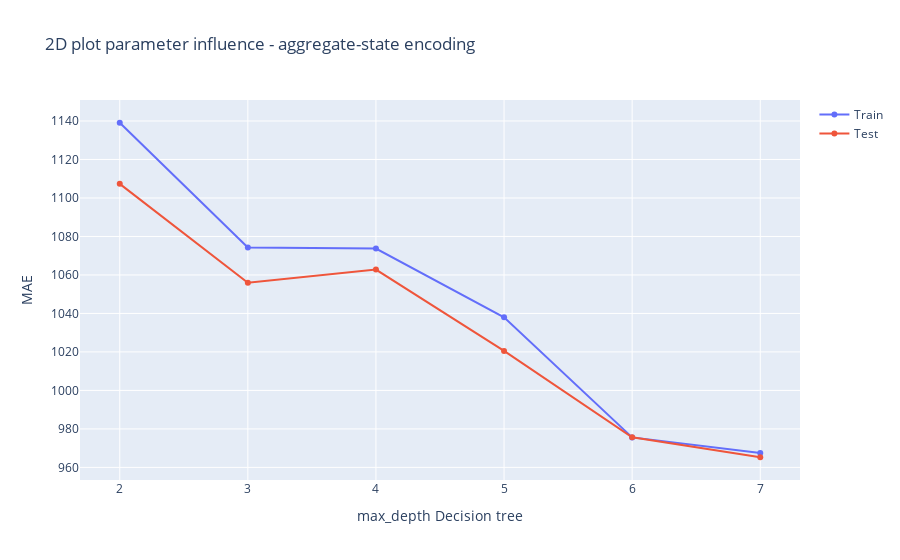

Notebook code for this chart:
### Markdown cell above
## Decision tree regression with Aggregate-State Encoding

### Code cell
# Define the K folds
nk = 10
kf = KFold(n_splits=nk, random_state=0, shuffle=True)

# Set the search space of the parameters min_samples_leaf and max_depth
max_depths_range = np.arange(2, 8)
samples_leaf_range = np.arange(1, 50, 10)

# Set the grid to save MAE for each parameter combination
training_MAE = np.zeros((nk , len(max_depths_range), len(samples_leaf_range)))
test_MAE = np.zeros((nk , len(max_depths_range), len(samples_leaf_range)))

# Loop through parameter ranges and calculate MAE
i = 0 # KFold counter
for train_index , val_index in kf.split(X_train_ag):
    X_t, X_val = X_train_ag.iloc[train_index], X_train_ag.iloc[val_index]
    y_t, y_val = y_train_ag.iloc[train_index], y_train_ag.iloc[val_index]
    j = 0 # max_depth counter
    for depth in max_depths_range:
        k = 0 # min_samples counter
        for samples in samples_leaf_range:
            # Train the decision tree with the parameter combination
            dtree_reg = DecisionTreeRegressor(min_samples_leaf=samples, max_depth=depth)
            dtree_reg.fit(X_t, y_t)
            # Calculate the MAE on the validation data
            y_pred = dtree_reg.predict(X_val)
            training_MAE[i][j][k] = mean_absolute_error(y_val, y_pred)
            # Make predictions for the test data
            test_prediction = dtree_reg.predict(X_test_ag)
            test_MAE[i][j][k] = mean_absolute_error(y_test_ag, test_prediction)
            k += 1
        j += 1
    i += 1

# Get the index of the highest MAE from the MAE grid and translate it to optimal parameters
depth_index, samples_index = list(np.unravel_index(np.argmin(np.mean(training_MAE, axis=0)), np.array(training_MAE).shape))[1:]
best_max_depth, best_sample_leafs = max_depths_range[depth_index], samples_leaf_range[samples_index]

print(
    '\n\033[1m' + 'The optimal parameters based on MAE is:' + '\033[0m' + '\nmax_depth: {} \nmin_samples_leaf: {}'
    .format(
        best_max_depth,
        best_sample_leafs
    ))

# Plot 2d graph showing the influence of max_depth on training and testing MAE
fig = go.Figure()
fig.add_trace(go.Scatter(x=max_depths_range, y=np.mean(np.mean(training_MAE , axis = 0), axis=1), mode='lines+markers', name='Train')) 
fig.add_trace(go.Scatter(x=max_depths_range, y=np.mean(np.mean(test_MAE , axis = 0), axis=1), mode='lines+markers', name='Test'))
fig.update_layout(
    title="2D plot parameter influence - aggregate-state encoding",
    xaxis_title="max_depth Decision tree",
    yaxis_title="MAE"
)
fig.show()

# Create a dataframe of the cross validated accuracies based on parameter combinations
plotting_data = pd.DataFrame(data={
    'max_depth': [depth for depth in max_depths_range for n_leaf in range(len(samples_leaf_range))],
    'min_samples_leaf': np.tile(samples_leaf_range, len(max_depths_range)),
    'MAE': np.mean(training_MAE, axis=0).flatten(), # Take mean f1 of cross validations and flatten it
})

# Create 3D plot to show how the selected parameters affect the performance
fig = plt.figure(figsize=(16, 12))
plot = fig.add_subplot(projection='3d')
plot.scatter(plotting_data['max_depth'], plotting_data['min_samples_leaf'], plotting_data['MAE'])
plot.set_xlabel('max_depth')
plot.set_ylabel('min_samples_leaf')
plot.set_zlabel('MAE')
plt.title(label="3D plot parameter influence", fontsize=28)
plt.show()

# Compute the performance of the model on your held-out test data
prediction = DecisionTreeRegressor(min_samples_leaf=best_sample_leafs, max_depth=best_max_depth).fit(X_train_ag, y_train_ag).predict(X_test_ag)

print(
    '\n\033[1m' +'\nThe performance of the model on the heldout data is:' + '\033[0m' +' \nMSE: {}\nr2_score: {}\nMAE: {}\nRMSE: {}'
    .format(
        mean_squared_error(y_test_ag, prediction),
        r2_score(y_test_ag, prediction),
        mean_absolute_error(y_test_ag, prediction),
        mean_squared_error(y_test_ag, prediction, squared=True)
    )
)

### Figure 1 — Plotly figure (JSON) as saved in the notebook; plotly's stock layout.template omitted (floating-point values rounded to 4 significant figures)
{"data": [{"mode": "lines+markers", "name": "Train", "type": "scatter", "x": [2, 3, 4, 5, 6, 7], "y": [1139.0, 1074.0, 1074.0, 1038.0, 975.6, 967.5]}, {"mode": "lines+markers", "name": "Test", "type": "scatter", "x": [2, 3, 4, 5, 6, 7], "y": [1107.0, 1056.0, 1063.0, 1021.0, 975.6, 965.3]}], "layout": {"title": {"text": "2D plot parameter influence - aggregate-state encoding"}, "xaxis": {"title": {"text": "max_depth Decision tree"}}, "yaxis": {"title": {"text": "MAE"}}}}
